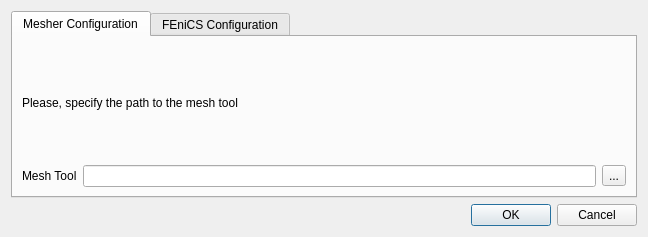
<?xml version="1.0" encoding="UTF-8"?>
<ui version="4.0">
 <class>PreferencesDialog</class>
 <widget class="QDialog" name="PreferencesDialog">
  <property name="geometry">
   <rect>
    <x>0</x>
    <y>0</y>
    <width>648</width>
    <height>237</height>
   </rect>
  </property>
  <property name="windowTitle">
   <string>Dialog</string>
  </property>
  <layout class="QVBoxLayout" name="verticalLayout_2">
   <item>
    <widget class="QTabWidget" name="preferencesTab">
     <property name="currentIndex">
      <number>0</number>
     </property>
     <widget class="QWidget" name="meshTab">
      <attribute name="title">
       <string>Mesher Configuration</string>
      </attribute>
      <layout class="QVBoxLayout" name="verticalLayout">
       <item>
        <widget class="QLabel" name="meshText">
         <property name="text">
          <string>Please, specify the path to the mesh tool</string>
         </property>
        </widget>
       </item>
       <item>
        <layout class="QHBoxLayout" name="horizontalLayout">
         <item>
          <widget class="QLabel" name="meshToolLabel">
           <property name="text">
            <string>Mesh Tool</string>
           </property>
          </widget>
         </item>
         <item>
          <widget class="QLineEdit" name="meshLineEdit"/>
         </item>
         <item>
          <widget class="QToolButton" name="meshToolButton">
           <property name="text">
            <string>...</string>
           </property>
          </widget>
         </item>
        </layout>
       </item>
      </layout>
     </widget>
     <widget class="QWidget" name="fenicsTab">
      <attribute name="title">
       <string>FEniCS Configuration</string>
      </attribute>
      <layout class="QVBoxLayout" name="verticalLayout_3">
       <item>
        <widget class="QLabel" name="fenicsText">
         <property name="text">
          <string>Please, specify FEniCS path</string>
         </property>
        </widget>
       </item>
       <item>
        <layout class="QHBoxLayout" name="horizontalLayout_2">
         <item>
          <widget class="QLabel" name="fenicsLabel">
           <property name="text">
            <string>FEniCS tool path</string>
           </property>
          </widget>
         </item>
         <item>
          <widget class="QLineEdit" name="fenicsLineEdit"/>
         </item>
         <item>
          <widget class="QToolButton" name="fenicsToolButton">
           <property name="text">
            <string>...</string>
           </property>
          </widget>
         </item>
        </layout>
       </item>
      </layout>
     </widget>
    </widget>
   </item>
   <item>
    <widget class="QDialogButtonBox" name="preferenceButtonBox">
     <property name="orientation">
      <enum>Qt::Horizontal</enum>
     </property>
     <property name="standardButtons">
      <set>QDialogButtonBox::Cancel|QDialogButtonBox::Ok</set>
     </property>
    </widget>
   </item>
  </layout>
 </widget>
 <resources/>
 <connections>
  <connection>
   <sender>preferenceButtonBox</sender>
   <signal>accepted()</signal>
   <receiver>PreferencesDialog</receiver>
   <slot>accept()</slot>
   <hints>
    <hint type="sourcelabel">
     <x>248</x>
     <y>254</y>
    </hint>
    <hint type="destinationlabel">
     <x>157</x>
     <y>274</y>
    </hint>
   </hints>
  </connection>
  <connection>
   <sender>preferenceButtonBox</sender>
   <signal>rejected()</signal>
   <receiver>PreferencesDialog</receiver>
   <slot>reject()</slot>
   <hints>
    <hint type="sourcelabel">
     <x>316</x>
     <y>260</y>
    </hint>
    <hint type="destinationlabel">
     <x>286</x>
     <y>274</y>
    </hint>
   </hints>
  </connection>
 </connections>
</ui>
